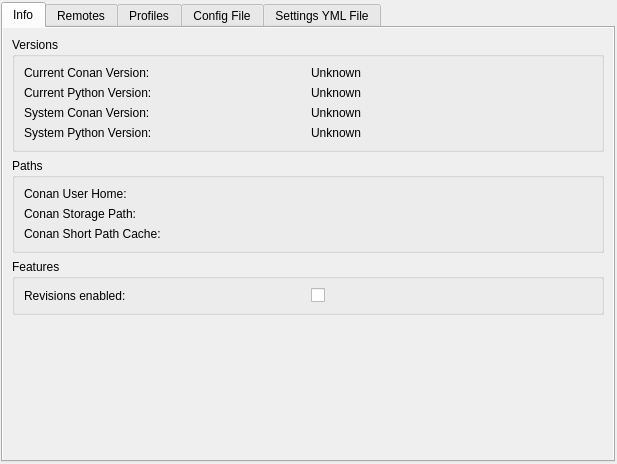
<?xml version="1.0" encoding="UTF-8"?>
<ui version="4.0">
 <class>Form</class>
 <widget class="QWidget" name="Form">
  <property name="geometry">
   <rect>
    <x>0</x>
    <y>0</y>
    <width>617</width>
    <height>464</height>
   </rect>
  </property>
  <property name="windowTitle">
   <string>Form</string>
  </property>
  <layout class="QVBoxLayout" name="verticalLayout">
   <property name="leftMargin">
    <number>1</number>
   </property>
   <property name="topMargin">
    <number>2</number>
   </property>
   <property name="rightMargin">
    <number>2</number>
   </property>
   <property name="bottomMargin">
    <number>2</number>
   </property>
   <item>
    <widget class="QTabWidget" name="config_tab_widget">
     <property name="styleSheet">
      <string notr="true"/>
     </property>
     <property name="currentIndex">
      <number>0</number>
     </property>
     <widget class="QWidget" name="info_widget">
      <property name="styleSheet">
       <string notr="true"/>
      </property>
      <attribute name="title">
       <string>Info</string>
      </attribute>
      <layout class="QVBoxLayout" name="verticalLayout_2">
       <property name="leftMargin">
        <number>0</number>
       </property>
       <property name="topMargin">
        <number>0</number>
       </property>
       <property name="rightMargin">
        <number>0</number>
       </property>
       <property name="bottomMargin">
        <number>0</number>
       </property>
       <item>
        <widget class="QScrollArea" name="info_scroll_area">
         <property name="frameShape">
          <enum>QFrame::NoFrame</enum>
         </property>
         <property name="widgetResizable">
          <bool>true</bool>
         </property>
         <widget class="QWidget" name="info_contents">
          <property name="geometry">
           <rect>
            <x>0</x>
            <y>0</y>
            <width>608</width>
            <height>434</height>
           </rect>
          </property>
          <layout class="QVBoxLayout" name="verticalLayout_7">
           <item>
            <widget class="QGroupBox" name="groupBox">
             <property name="title">
              <string>Versions</string>
             </property>
             <layout class="QGridLayout" name="gridLayout_2">
              <item row="0" column="0">
               <widget class="QLabel" name="conan_cur_version_label">
                <property name="text">
                 <string>Current Conan Version:</string>
                </property>
               </widget>
              </item>
              <item row="0" column="1">
               <widget class="QLabel" name="conan_cur_version_value_label">
                <property name="text">
                 <string>Unknown</string>
                </property>
                <property name="textInteractionFlags">
                 <set>Qt::LinksAccessibleByMouse|Qt::TextSelectableByKeyboard|Qt::TextSelectableByMouse</set>
                </property>
               </widget>
              </item>
              <item row="1" column="0">
               <widget class="QLabel" name="python_cur_version_label">
                <property name="text">
                 <string>Current Python Version:</string>
                </property>
               </widget>
              </item>
              <item row="2" column="1">
               <widget class="QLabel" name="conan_sys_version_value_label">
                <property name="text">
                 <string>Unknown</string>
                </property>
                <property name="textInteractionFlags">
                 <set>Qt::LinksAccessibleByMouse|Qt::TextSelectableByKeyboard|Qt::TextSelectableByMouse</set>
                </property>
               </widget>
              </item>
              <item row="2" column="0">
               <widget class="QLabel" name="conan_sys_version_label">
                <property name="text">
                 <string>System Conan Version:</string>
                </property>
               </widget>
              </item>
              <item row="1" column="1">
               <widget class="QLabel" name="python_cur_version_value_label">
                <property name="text">
                 <string>Unknown</string>
                </property>
               </widget>
              </item>
              <item row="3" column="0">
               <widget class="QLabel" name="python_sys_version_label">
                <property name="text">
                 <string>System Python Version:</string>
                </property>
               </widget>
              </item>
              <item row="3" column="1">
               <widget class="QLabel" name="python_sys_version_value_label">
                <property name="text">
                 <string>Unknown</string>
                </property>
               </widget>
              </item>
             </layout>
            </widget>
           </item>
           <item>
            <widget class="QGroupBox" name="groupBox_2">
             <property name="title">
              <string>Paths</string>
             </property>
             <layout class="QGridLayout" name="gridLayout">
              <item row="0" column="0">
               <widget class="QLabel" name="conan_usr_home_label">
                <property name="text">
                 <string>Conan User Home:</string>
                </property>
               </widget>
              </item>
              <item row="0" column="1">
               <widget class="QLabel" name="conan_usr_home_value_label">
                <property name="text">
                 <string/>
                </property>
                <property name="textInteractionFlags">
                 <set>Qt::LinksAccessibleByMouse|Qt::TextSelectableByKeyboard|Qt::TextSelectableByMouse</set>
                </property>
               </widget>
              </item>
              <item row="1" column="0">
               <widget class="QLabel" name="conan_storage_path_label">
                <property name="text">
                 <string>Conan Storage Path:</string>
                </property>
               </widget>
              </item>
              <item row="1" column="1">
               <widget class="QLabel" name="conan_storage_path_value_label">
                <property name="text">
                 <string/>
                </property>
                <property name="textInteractionFlags">
                 <set>Qt::LinksAccessibleByMouse|Qt::TextSelectableByKeyboard|Qt::TextSelectableByMouse</set>
                </property>
               </widget>
              </item>
              <item row="2" column="0">
               <widget class="QLabel" name="conan_usr_cache_label">
                <property name="text">
                 <string>Conan Short Path Cache:</string>
                </property>
               </widget>
              </item>
              <item row="2" column="1">
               <widget class="QLabel" name="conan_usr_cache_value_label">
                <property name="text">
                 <string/>
                </property>
                <property name="textInteractionFlags">
                 <set>Qt::LinksAccessibleByMouse|Qt::TextSelectableByKeyboard|Qt::TextSelectableByMouse</set>
                </property>
               </widget>
              </item>
             </layout>
            </widget>
           </item>
           <item>
            <widget class="QGroupBox" name="groupBox_3">
             <property name="title">
              <string>Features</string>
             </property>
             <layout class="QGridLayout" name="gridLayout_3">
              <item row="0" column="0">
               <widget class="QLabel" name="revision_enabled_label">
                <property name="text">
                 <string>Revisions enabled:</string>
                </property>
               </widget>
              </item>
              <item row="0" column="1">
               <widget class="QCheckBox" name="revision_enabled_checkbox">
                <property name="text">
                 <string/>
                </property>
                <property name="checkable">
                 <bool>false</bool>
                </property>
               </widget>
              </item>
             </layout>
            </widget>
           </item>
           <item>
            <spacer name="verticalSpacer">
             <property name="orientation">
              <enum>Qt::Vertical</enum>
             </property>
             <property name="sizeHint" stdset="0">
              <size>
               <width>20</width>
               <height>800</height>
              </size>
             </property>
            </spacer>
           </item>
          </layout>
         </widget>
        </widget>
       </item>
      </layout>
     </widget>
     <widget class="QWidget" name="remotes">
      <attribute name="title">
       <string>Remotes</string>
      </attribute>
      <layout class="QVBoxLayout" name="verticalLayout_4">
       <item>
        <widget class="QFrame" name="frame_3">
         <property name="frameShape">
          <enum>QFrame::StyledPanel</enum>
         </property>
         <property name="frameShadow">
          <enum>QFrame::Raised</enum>
         </property>
         <layout class="QGridLayout" name="gridLayout_4">
          <property name="leftMargin">
           <number>0</number>
          </property>
          <property name="rightMargin">
           <number>0</number>
          </property>
          <item row="0" column="0">
           <widget class="QTreeView" name="remotes_tree_view">
            <property name="frameShape">
             <enum>QFrame::NoFrame</enum>
            </property>
            <property name="dragEnabled">
             <bool>true</bool>
            </property>
            <property name="selectionBehavior">
             <enum>QAbstractItemView::SelectRows</enum>
            </property>
            <property name="sortingEnabled">
             <bool>false</bool>
            </property>
           </widget>
          </item>
          <item row="0" column="1">
           <widget class="QFrame" name="frame_4">
            <property name="styleSheet">
             <string notr="true">QPushButton {Text-align:left}</string>
            </property>
            <property name="frameShape">
             <enum>QFrame::StyledPanel</enum>
            </property>
            <property name="frameShadow">
             <enum>QFrame::Raised</enum>
            </property>
            <layout class="QVBoxLayout" name="verticalLayout_8">
             <property name="leftMargin">
              <number>0</number>
             </property>
             <property name="rightMargin">
              <number>0</number>
             </property>
             <item>
              <widget class="QPushButton" name="remote_refresh_button">
               <property name="text">
                <string>Refresh list</string>
               </property>
              </widget>
             </item>
             <item>
              <widget class="QPushButton" name="remote_move_up_button">
               <property name="text">
                <string>Move Up</string>
               </property>
              </widget>
             </item>
             <item>
              <widget class="QPushButton" name="remote_move_down_button">
               <property name="text">
                <string>Move Down</string>
               </property>
              </widget>
             </item>
             <item>
              <widget class="QPushButton" name="remote_login">
               <property name="text">
                <string>Login</string>
               </property>
              </widget>
             </item>
             <item>
              <widget class="QPushButton" name="remote_toggle_disabled">
               <property name="text">
                <string>Enable/Disable</string>
               </property>
              </widget>
             </item>
             <item>
              <widget class="QPushButton" name="remote_add">
               <property name="text">
                <string>Add</string>
               </property>
              </widget>
             </item>
             <item>
              <widget class="QPushButton" name="remote_remove">
               <property name="text">
                <string>Remove</string>
               </property>
              </widget>
             </item>
             <item>
              <spacer name="verticalSpacer_2">
               <property name="orientation">
                <enum>Qt::Vertical</enum>
               </property>
               <property name="sizeHint" stdset="0">
                <size>
                 <width>20</width>
                 <height>40</height>
                </size>
               </property>
              </spacer>
             </item>
            </layout>
           </widget>
          </item>
         </layout>
        </widget>
       </item>
      </layout>
     </widget>
     <widget class="QWidget" name="profiles">
      <attribute name="title">
       <string>Profiles</string>
      </attribute>
      <layout class="QVBoxLayout" name="verticalLayout_5">
       <property name="leftMargin">
        <number>0</number>
       </property>
       <property name="topMargin">
        <number>0</number>
       </property>
       <property name="rightMargin">
        <number>0</number>
       </property>
       <property name="bottomMargin">
        <number>0</number>
       </property>
       <item>
        <widget class="QSplitter" name="splitter">
         <property name="orientation">
          <enum>Qt::Vertical</enum>
         </property>
         <widget class="QListView" name="profiles_list_view">
          <property name="frameShape">
           <enum>QFrame::NoFrame</enum>
          </property>
          <property name="movement">
           <enum>QListView::Free</enum>
          </property>
          <property name="uniformItemSizes">
           <bool>true</bool>
          </property>
         </widget>
         <widget class="QTextBrowser" name="profiles_text_browser">
          <property name="readOnly">
           <bool>false</bool>
          </property>
         </widget>
        </widget>
       </item>
       <item>
        <widget class="QFrame" name="frame_2">
         <property name="minimumSize">
          <size>
           <width>0</width>
           <height>0</height>
          </size>
         </property>
         <property name="frameShape">
          <enum>QFrame::StyledPanel</enum>
         </property>
         <property name="frameShadow">
          <enum>QFrame::Raised</enum>
         </property>
         <layout class="QHBoxLayout" name="horizontalLayout_2">
          <property name="spacing">
           <number>0</number>
          </property>
          <property name="leftMargin">
           <number>0</number>
          </property>
          <property name="topMargin">
           <number>0</number>
          </property>
          <property name="rightMargin">
           <number>0</number>
          </property>
          <property name="bottomMargin">
           <number>0</number>
          </property>
          <item>
           <widget class="QPushButton" name="save_profile_button">
            <property name="text">
             <string>Save</string>
            </property>
           </widget>
          </item>
          <item>
           <spacer name="horizontalSpacer_2">
            <property name="orientation">
             <enum>Qt::Horizontal</enum>
            </property>
            <property name="sizeHint" stdset="0">
             <size>
              <width>40</width>
              <height>20</height>
             </size>
            </property>
           </spacer>
          </item>
         </layout>
        </widget>
       </item>
      </layout>
     </widget>
     <widget class="QWidget" name="config">
      <attribute name="title">
       <string>Config File</string>
      </attribute>
      <layout class="QVBoxLayout" name="verticalLayout_3">
       <item>
        <widget class="QTextBrowser" name="config_file_text_browser">
         <property name="tabChangesFocus">
          <bool>false</bool>
         </property>
         <property name="readOnly">
          <bool>false</bool>
         </property>
        </widget>
       </item>
       <item>
        <widget class="QFrame" name="frame">
         <property name="frameShape">
          <enum>QFrame::StyledPanel</enum>
         </property>
         <property name="frameShadow">
          <enum>QFrame::Raised</enum>
         </property>
         <layout class="QHBoxLayout" name="horizontalLayout">
          <property name="spacing">
           <number>0</number>
          </property>
          <property name="leftMargin">
           <number>0</number>
          </property>
          <property name="topMargin">
           <number>0</number>
          </property>
          <property name="rightMargin">
           <number>0</number>
          </property>
          <property name="bottomMargin">
           <number>0</number>
          </property>
          <item>
           <widget class="QPushButton" name="save_config_file_button">
            <property name="text">
             <string>Save</string>
            </property>
           </widget>
          </item>
          <item>
           <spacer name="horizontalSpacer">
            <property name="orientation">
             <enum>Qt::Horizontal</enum>
            </property>
            <property name="sizeHint" stdset="0">
             <size>
              <width>40</width>
              <height>20</height>
             </size>
            </property>
           </spacer>
          </item>
         </layout>
        </widget>
       </item>
      </layout>
     </widget>
     <widget class="QWidget" name="settings_file">
      <attribute name="title">
       <string>Settings YML File</string>
      </attribute>
      <layout class="QVBoxLayout" name="verticalLayout_6">
       <item>
        <widget class="QTextBrowser" name="settings_file_text_browser"/>
       </item>
      </layout>
     </widget>
    </widget>
   </item>
  </layout>
 </widget>
 <resources/>
 <connections/>
</ui>
